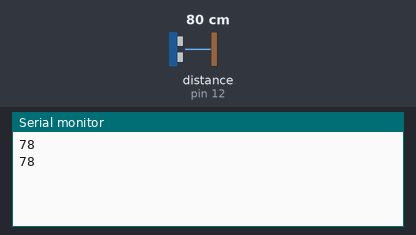
Recording of a sketch running on a simulated Arduino Uno, built with avr-gcc and run on an emulated ATmega328P. Shown: the last lines printed to the serial monitor. Wiring (inferred from the names in the program): ultrasonic range finder: trigger pin 11; echo pin 12. The inputs (shaded band) are chosen by the test bench; at power-on: distance to the obstacle (sensor on pin 12) 80 cm. The echo pulse lasts 58.3 µs per cm.

Above: at 2.8 s.
2.9 s: distance to the obstacle (sensor on pin 12) set to 2 cm
At 4.3 s:
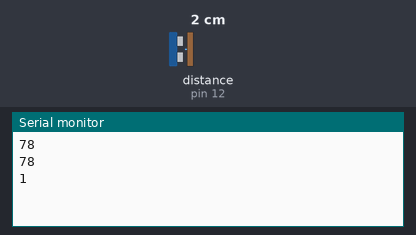
5.6 s: distance to the obstacle (sensor on pin 12) set to 4 cm
At 7.1 s:
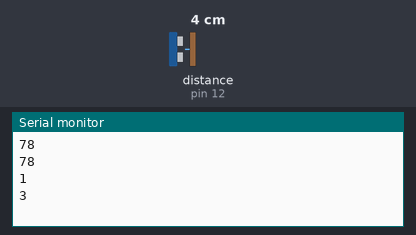
Timing chart, 0 to 8.6 s (numbered marks = the images above; inputs shaded):
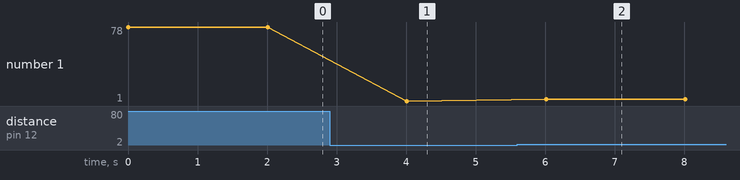

Measured:
- after the input at 2.9 s, the serial monitor: prints a new line after 1.1 s (image 1)
- after the input at 5.6 s, the serial monitor: prints a new line after 0.41 s (image 2)
- plotted number 1: 78 → 1 after the input at 2.9 s, 1 → 3 after the input at 5.6 s

The sketch:

arduino_distance_fonction.ino
```cpp
//------------Define------------//
#define pinTrig 11 //Pin broche trig
#define pinEcho 12 //Pin broche echo
//-----------------------------//

//-----------Variable-----------//
int distance_capteur;
//-----------------------------//

void setup() {

  //-----------Initialisation-----------//
  Serial.begin(9600);
  //activation du moniteur série à 9600 bauds
  //-----------------------------------//

  //-----------Entrée/Sortie------------//
  pinMode(pinTrig, OUTPUT);
  pinMode(pinEcho, INPUT);
  //-----------------------------------//

  //--------Initialisation-Sortie------//
  digitalWrite(pinTrig, LOW);
  //-----------------------------------//

}


void loop() {

  distance_capteur = CapteurUS();

  Serial.println(distance_capteur);

  //Attente avant nouveau cycle
  delay(2000);
}

int CapteurUS()
{
  /*
   * Cette fonction sert à déterminer la distance
   * d'un objet grâce à un capteur ultrason (ici en cm)
   * si la mesure est fausse on retoune -1
   *
   * Jérémy Clémente 16/05/2023
  */

  //-----------Variable-----------//
  long temps;//cette variable gère le temps de l'aller-retour du capteur ultrason
  float distance;//cette variable sert à calculer la distance du capteur detecter par le capteur ultrason.
  //-----------------------------//

  //-----------Initialisation-----------//
  temps = 0;
  distance = 0;//on impose les variables à zéro
  //-----------------------------------//

  //Début

  //---------Activation Capteur---------//
  digitalWrite(pinTrig, HIGH);
  delayMicroseconds(10);
  digitalWrite(pinTrig, LOW);
  //-----------------------------------//

  //récupération valeur
  temps = pulseIn(pinEcho, HIGH);

  //------------- Résultat ------------//
  if (temps > 30000)//valeur du timeout donc échec de la mesure
  {
    distance = -1;//affichage erreur de mesure
  }
  else
  {
    //division par 2 pour aller et retour
    temps = temps/2;
    //multiplication par 340 car vitesse du son en m/s division par 10000
    //pour avoir des cm .0 sert à avoir des nombres après la virgule.
    distance = (temps*340)/10000.0;
  }
  //-----------------------------------//

  //On retourne la valeur
  return distance;

  //Fin

}
```
